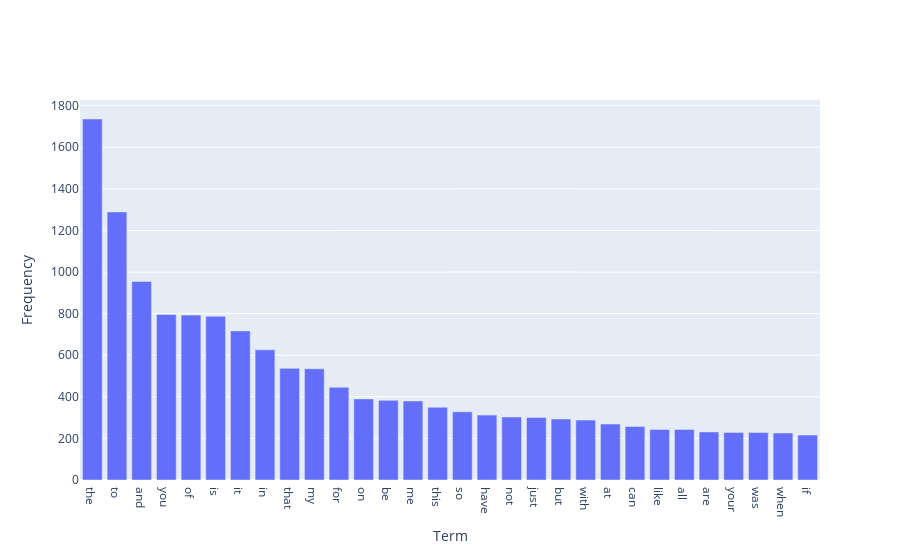
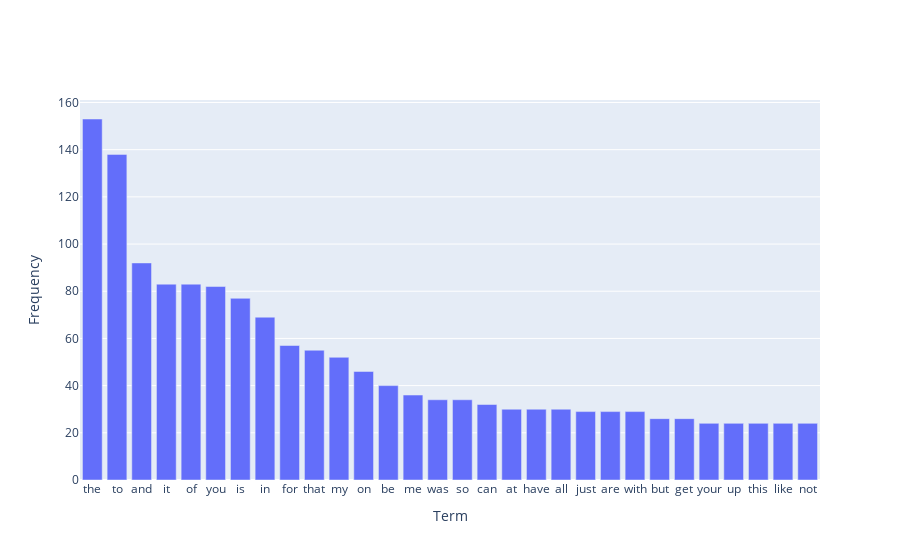

The notebook cell these images were saved under, in order:
### Code cell
import plotly.graph_objects as go

train_x = list(train_terms_freq.index[0:30])
train_y = list(train_terms_freq[0:30])

fig_train = go.Figure()
fig_train.add_trace(go.Bar(x=train_x, y=train_y))
fig_train.update_xaxes(title_text="Term")
fig_train.update_yaxes(title_text="Frequency")
fig_train.show()

test_x = list(test_terms_freq.index[0:30])
test_y = list(test_terms_freq[0:30])

fig_test = go.Figure()
fig_test.add_trace(go.Bar(x=test_x, y=test_y))
fig_test.update_xaxes(title_text="Term")
fig_test.update_yaxes(title_text="Frequency")
fig_test.show()

### Figure 1 — Plotly figure (JSON) as saved in the notebook; plotly's stock layout.template omitted (floating-point values rounded to 4 significant figures)
{"data": [{"type": "bar", "x": ["the", "to", "and", "you", "of", "is", "it", "in", "that", "my", "for", "on", "be", "me", "this", "so", "have", "not", "just", "but", "with", "at", "can", "like", "all", "are", "your", "was", "when", "if"], "y": [1736, 1289, 955, 796, 793, 787, 717, 626, 537, 535, 446, 390, 383, 380, 350, 328, 312, 303, 301, 293, 288, 269, 257, 243, 243, 231, 229, 228, 226, 216]}], "layout": {"xaxis": {"title": {"text": "Term"}}, "yaxis": {"title": {"text": "Frequency"}}}}

### Figure 2 — Plotly figure (JSON) as saved in the notebook; plotly's stock layout.template omitted (floating-point values rounded to 4 significant figures)
{"data": [{"type": "bar", "x": ["the", "to", "and", "it", "of", "you", "is", "in", "for", "that", "my", "on", "be", "me", "was", "so", "can", "at", "have", "all", "just", "are", "with", "but", "get", "your", "up", "this", "like", "not"], "y": [153, 138, 92, 83, 83, 82, 77, 69, 57, 55, 52, 46, 40, 36, 34, 34, 32, 30, 30, 30, 29, 29, 29, 26, 26, 24, 24, 24, 24, 24]}], "layout": {"xaxis": {"title": {"text": "Term"}}, "yaxis": {"title": {"text": "Frequency"}}}}
